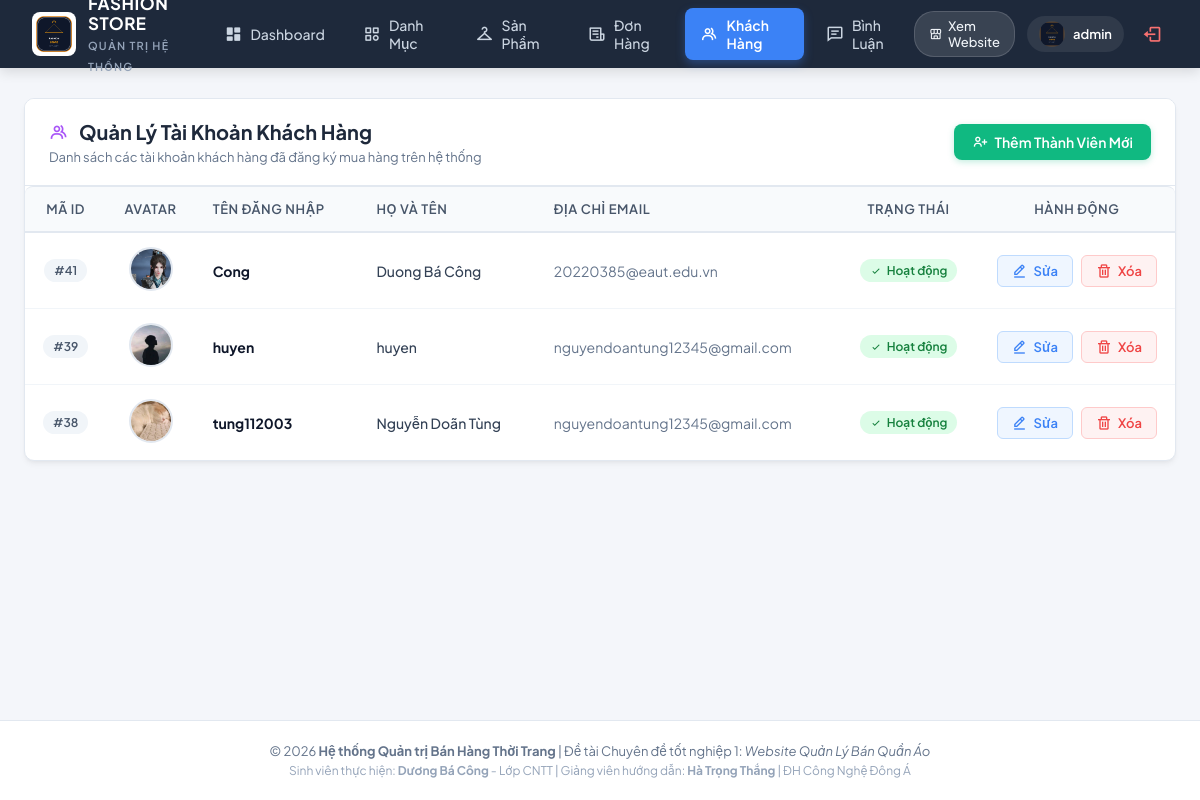
Screenshot of /controller/indexAdmin.php?act=admin (signed in) with the database file from the repository.
### tables this page shows
CREATE TABLE `user` (
  `id` int(11) NOT NULL AUTO_INCREMENT,
  `username` varchar(255) NOT NULL,
  `password` varchar(255) NOT NULL,
  `name` varchar(225) NOT NULL,
  `email` varchar(255) NOT NULL,
  `avata` varchar(225) NOT NULL,
  PRIMARY KEY (`id`)
);

### model/config.php (called while the page is built, shortened)
<?php
  function pdo_con(){
    static $cached_conn = null;
    if ($cached_conn !== null) {
      return $cached_conn;
    }
    $http_host = $_SERVER['HTTP_HOST'] ?? '';
    $is_infinityfree = (strpos($http_host, 'infinityfree') !== false || strpos($http_host, 'epizy.com') !== false);
    if ($is_infinityfree) {
      $servername = "sql302.infinityfree.com";
      $username = "if0_43184606";
      $password = "8gZKYLk9Rk6UBlL";
      $dbname = "if0_43184606_duan1";
      $port = 3306;
      $db_candidates = [$dbname];
    } else {
      $servername = "127.0.0.1";
      $username = "root";
      $password = "";
      $port = 3306;
      $db_candidates = ['duanmau', 'duan1'];
    }
    foreach ($db_candidates as $try_db) {
      try {
        $conn = new PDO("mysql:host=$servername;port=$port;dbname=$try_db;charset=utf8", $username, $password, [
          PDO::ATTR_ERRMODE => PDO::ERRMODE_EXCEPTION,
          PDO::ATTR_TIMEOUT => 2
        ]);
        $cached_conn = $conn;
        return $cached_conn;
      } catch (PDOException $e) {
      }
    }
    return null;
  }
  function pdo_query($sql){
    $sql_args = array_slice(func_get_args(), 1);
    $conn = pdo_con();
    try {
      $stmt = $conn->prepare($sql);
      $stmt->execute($sql_args);
      $rows = $stmt->fetchAll();
      return $rows ? $rows : [];
    } catch (PDOException $e) {
      throw $e;
    }
  }
?>

### model/user.php (called while the page is built, shortened)
<?php
function show_user(){
    $sql = "SELECT * FROM user ORDER BY id DESC";
    return pdo_query($sql);
}
?>

### viewAdmin/admin.php (the view, shortened to what this page needs)
<?php
$list_users = show_user();
?>
<div class="admin-card">
    <div class="admin-card-header">
        <div class="admin-card-title-group">
            <h2><i class='bx bx-group' style="color: #a855f7;"></i> Quản Lý Tài Khoản Khách Hàng</h2>
            <p>Danh sách các tài khoản khách hàng đã đăng ký mua hàng trên hệ thống</p>
        </div>
        <div>
            <a href="../controller/indexAdmin.php?act=themuser" class="btn-action btn-add">
                <i class='bx bx-user-plus'></i> Thêm Thành Viên Mới
            </a>
        </div>
    </div>
    <div class="admin-card-body" style="padding: 0;">
        <div class="table-responsive">
            <table class="admin-table">
                <thead>
                    <tr>
                        <th style="width: 70px; text-align: center;">Mã ID</th>
                        <th style="width: 80px; text-align: center;">Avatar</th>
                        <th>Tên Đăng Nhập</th>
                        <th>Họ và Tên</th>
                        <th>Địa Chỉ Email</th>
                        <th style="width: 140px; text-align: center;">Trạng Thái</th>
                        <th style="width: 170px; text-align: center;">Hành Động</th>
                    </tr>
                </thead>
                <tbody>
                    <?php if (!empty($list_users)): ?>
                        <?php foreach ($list_users as $row):
                            $id = $row['id'];
                            $username = $row['username'];
                            $name = $row['name'];
                            $email = $row['email'];
                            $avata = !empty($row['avata']) ? $row['avata'] : 'iconUser.png';
                            $dellink = "../controller/indexAdmin.php?act=admin&id=" . $id;
                        ?>
                            <tr>
                                <td style="text-align: center;">
                                    <span class="badge-pill badge-neutral">#<?= $id ?></span>
                                </td>
                                <td style="text-align: center;">
                                    <img src="../view/images/<?= htmlspecialchars($avata) ?>" alt="" style="width: 44px; height: 44px; object-fit: cover; border-radius: 50%; border: 2px solid #e2e8f0;">
                                </td>
                                <td>
                                    <strong style="color: #0f172a; font-size: 14px;"><?= htmlspecialchars($username) ?></strong>
                                </td>
                                <td>
                                    <span style="font-weight: 500; color: #334155;"><?= htmlspecialchars($name) ?></span>
                                </td>
                                <td>
                                    <span style="color: #64748b;"><?= htmlspecialchars($email) ?></span>
                                </td>
                                <td style="text-align: center;">
                                    <span class="badge-pill badge-success">
                                        <i class='bx bx-check'></i> Hoạt động
                                    </span>
                                </td>
                                <td style="text-align: center;">
                                    <div style="display: inline-flex; gap: 8px; justify-content: center;">
                                        <a href="../controller/indexAdmin.php?act=suauser&id=<?= $id ?>" class="btn-action btn-edit" title="Sửa thông tin">
                                            <i class='bx bx-edit-alt'></i> Sửa
                                        </a>
                                        <a onclick="return Deluser('<?= htmlspecialchars(addslashes($username)) ?>')" href="<?= $dellink ?>" class="btn-action btn-delete" title="Xóa tài khoản">
                                            <i class='bx bx-trash'></i> Xóa
                                        </a>
                                    </div>
                                </td>
                            </tr>
                        <?php endforeach; ?>
                    <?php endif; ?>
                </tbody>
            </table>
        </div>
    </div>
</div>

### view/css/admin.css (style rules this page uses)
:root { --admin-bg: #f4f6fa; --admin-card-bg: #ffffff; --admin-header-bg: #1e293b; --admin-text-main: #1e293b; --admin-text-muted: #64748b; --admin-border: #e2e8f0; --admin-primary: #3b82f6; --admin-primary-hover: #2563eb; --admin-success: #10b981; --admin-success-hover: #059669; --admin-danger: #ef4444; --admin-danger-hover: #dc2626; --admin-warning: #f59e0b; --admin-info: #06b6d4; --admin-radius: 10px; --admin-shadow: 0 4px 6px -1px rgba(0, 0, 0, 0.05), 0 2px 4px -2px rgba(0, 0, 0, 0.05); --admin-shadow-lg: 0 10px 15px -3px rgba(0, 0, 0, 0.08), 0 4px 6px -4px rgba(0, 0, 0, 0.04); }
* { box-sizing: border-box; margin: 0; padding: 0; }
body.admin-body { font-family: 'Plus Jakarta Sans', 'Quicksand', -apple-system, BlinkMacSystemFont, 'Segoe UI', Roboto, sans-serif; background-color: var(--admin-bg); color: var(--admin-text-main); min-height: 100vh; display: flex; flex-direction: column; }
.admin-card { background: var(--admin-card-bg); border-radius: var(--admin-radius); border: 1px solid var(--admin-border); box-shadow: var(--admin-shadow); overflow: hidden; margin-bottom: 30px; transition: box-shadow 0.25s ease; }
.admin-card-header { padding: 20px 24px; border-bottom: 1px solid var(--admin-border); display: flex; align-items: center; justify-content: space-between; flex-wrap: wrap; gap: 16px; background: #ffffff; }
.admin-card-title-group h2 { font-size: 20px; font-weight: 700; color: var(--admin-text-main); display: flex; align-items: center; gap: 10px; margin: 0; }
.admin-card-title-group p { font-size: 13px; color: var(--admin-text-muted); margin-top: 4px; }
.admin-card-body { padding: 24px; }
.table-responsive { width: 100%; overflow-x: auto; }
.admin-table { width: 100%; border-collapse: separate; border-spacing: 0; text-align: left; }
.admin-table thead tr th { background: #f8fafc; color: #475569; font-size: 13px; font-weight: 600; text-transform: uppercase; letter-spacing: 0.6px; padding: 14px 18px; border-top: 1px solid var(--admin-border); border-bottom: 2px solid var(--admin-border); white-space: nowrap; }
.admin-table thead tr th:first-child { border-top-left-radius: 8px; }
.admin-table thead tr th:last-child { border-top-right-radius: 8px; }
.admin-table tbody tr { transition: background-color 0.15s ease; }
.admin-table tbody tr td { padding: 14px 18px; border-bottom: 1px solid #f1f5f9; font-size: 14px; color: #334155; vertical-align: middle; }
.admin-table tbody tr:last-child td { border-bottom: none; }
.btn-action { display: inline-flex; align-items: center; gap: 6px; padding: 7px 14px; border-radius: 6px; font-size: 13px; font-weight: 600; text-decoration: none; border: none; cursor: pointer; transition: all 0.2s ease; }
.btn-action i { font-size: 16px; }
.btn-add { background: var(--admin-success); color: #fff; padding: 9px 18px; border-radius: 8px; font-size: 14px; box-shadow: 0 2px 6px rgba(16, 185, 129, 0.25); }
.btn-edit { background: #eff6ff; color: var(--admin-primary); border: 1px solid #bfdbfe; }
.btn-delete { background: #fef2f2; color: var(--admin-danger); border: 1px solid #fecaca; }
.badge-pill { display: inline-flex; align-items: center; gap: 5px; padding: 4px 10px; border-radius: 20px; font-size: 12px; font-weight: 600; }
.badge-success { background: #dcfce7; color: #15803d; }
.badge-neutral { background: #f1f5f9; color: #475569; }

### rows the page displays
user: id "41", avata (picture), username "Cong", name "Duong Bá Công", email "20220385@eaut.edu.vn"
user: id "39", avata (picture), username "huyen", name "huyen", email "nguyendoantung12345@gmail.com"
user: id "38", avata (picture), username "tung112003", name "Nguyễn Doãn Tùng", email "nguyendoantung12345@gmail.com"

### other values shown
$admin_name "admin"
